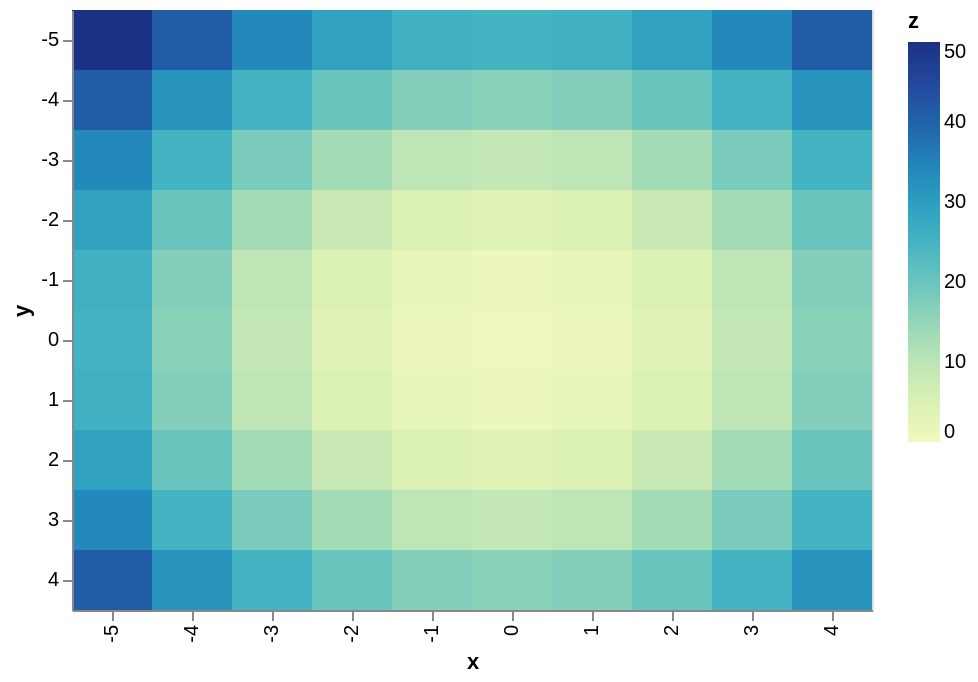

This figure's Vega-Lite source:
### Vega-Lite specification from a JSON file in a GitHub repository (floating-point values rounded to 4 significant figures)
{"config": {"view": {"height": 300, "width": 400}}, "encoding": {"y": {"title": "y", "field": "properties.y", "type": "ordinal"}, "x": {"title": "x", "field": "properties.x", "type": "ordinal"}, "color": {"title": "z", "field": "properties.z", "type": "quantitative"}}, "data": {"values": {"features": [{"properties": {"y": -5, "x": -5, "z": 50}, "geometry": {"coordinates": [125.6, 10.1], "type": "Point"}, "type": "Feature"}, {"properties": {"y": -5, "x": -4, "z": 41}, "geometry": {"coordinates": [125.6, 10.1], "type": "Point"}, "type": "Feature"}, {"properties": {"y": -5, "x": -3, "z": 34}, "geometry": {"coordinates": [125.6, 10.1], "type": "Point"}, "type": "Feature"}, {"properties": {"y": -5, "x": -2, "z": 29}, "geometry": {"coordinates": [125.6, 10.1], "type": "Point"}, "type": "Feature"}, {"properties": {"y": -5, "x": -1, "z": 26}, "geometry": {"coordinates": [125.6, 10.1], "type": "Point"}, "type": "Feature"}, {"properties": {"y": -5, "x": 0, "z": 25}, "geometry": {"coordinates": [125.6, 10.1], "type": "Point"}, "type": "Feature"}, {"properties": {"y": -5, "x": 1, "z": 26}, "geometry": {"coordinates": [125.6, 10.1], "type": "Point"}, "type": "Feature"}, {"properties": {"y": -5, "x": 2, "z": 29}, "geometry": {"coordinates": [125.6, 10.1], "type": "Point"}, "type": "Feature"}, {"properties": {"y": -5, "x": 3, "z": 34}, "geometry": {"coordinates": [125.6, 10.1], "type": "Point"}, "type": "Feature"}, {"properties": {"y": -5, "x": 4, "z": 41}, "geometry": {"coordinates": [125.6, 10.1], "type": "Point"}, "type": "Feature"}, {"properties": {"y": -4, "x": -5, "z": 41}, "geometry": {"coordinates": [125.6, 10.1], "type": "Point"}, "type": "Feature"}, {"properties": {"y": -4, "x": -4, "z": 32}, "geometry": {"coordinates": [125.6, 10.1], "type": "Point"}, "type": "Feature"}, {"properties": {"y": -4, "x": -3, "z": 25}, "geometry": {"coordinates": [125.6, 10.1], "type": "Point"}, "type": "Feature"}, {"properties": {"y": -4, "x": -2, "z": 20}, "geometry": {"coordinates": [125.6, 10.1], "type": "Point"}, "type": "Feature"}, {"properties": {"y": -4, "x": -1, "z": 17}, "geometry": {"coordinates": [125.6, 10.1], "type": "Point"}, "type": "Feature"}, {"properties": {"y": -4, "x": 0, "z": 16}, "geometry": {"coordinates": [125.6, 10.1], "type": "Point"}, "type": "Feature"}, {"properties": {"y": -4, "x": 1, "z": 17}, "geometry": {"coordinates": [125.6, 10.1], "type": "Point"}, "type": "Feature"}, {"properties": {"y": -4, "x": 2, "z": 20}, "geometry": {"coordinates": [125.6, 10.1], "type": "Point"}, "type": "Feature"}, {"properties": {"y": -4, "x": 3, "z": 25}, "geometry": {"coordinates": [125.6, 10.1], "type": "Point"}, "type": "Feature"}, {"properties": {"y": -4, "x": 4, "z": 32}, "geometry": {"coordinates": [125.6, 10.1], "type": "Point"}, "type": "Feature"}, {"properties": {"y": -3, "x": -5, "z": 34}, "geometry": {"coordinates": [125.6, 10.1], "type": "Point"}, "type": "Feature"}, {"properties": {"y": -3, "x": -4, "z": 25}, "geometry": {"coordinates": [125.6, 10.1], "type": "Point"}, "type": "Feature"}, {"properties": {"y": -3, "x": -3, "z": 18}, "geometry": {"coordinates": [125.6, 10.1], "type": "Point"}, "type": "Feature"}, {"properties": {"y": -3, "x": -2, "z": 13}, "geometry": {"coordinates": [125.6, 10.1], "type": "Point"}, "type": "Feature"}, {"properties": {"y": -3, "x": -1, "z": 10}, "geometry": {"coordinates": [125.6, 10.1], "type": "Point"}, "type": "Feature"}, {"properties": {"y": -3, "x": 0, "z": 9}, "geometry": {"coordinates": [125.6, 10.1], "type": "Point"}, "type": "Feature"}, {"properties": {"y": -3, "x": 1, "z": 10}, "geometry": {"coordinates": [125.6, 10.1], "type": "Point"}, "type": "Feature"}, {"properties": {"y": -3, "x": 2, "z": 13}, "geometry": {"coordinates": [125.6, 10.1], "type": "Point"}, "type": "Feature"}, {"properties": {"y": -3, "x": 3, "z": 18}, "geometry": {"coordinates": [125.6, 10.1], "type": "Point"}, "type": "Feature"}, {"properties": {"y": -3, "x": 4, "z": 25}, "geometry": {"coordinates": [125.6, 10.1], "type": "Point"}, "type": "Feature"}, {"properties": {"y": -2, "x": -5, "z": 29}, "geometry": {"coordinates": [125.6, 10.1], "type": "Point"}, "type": "Feature"}, {"properties": {"y": -2, "x": -4, "z": 20}, "geometry": {"coordinates": [125.6, 10.1], "type": "Point"}, "type": "Feature"}, {"properties": {"y": -2, "x": -3, "z": 13}, "geometry": {"coordinates": [125.6, 10.1], "type": "Point"}, "type": "Feature"}, {"properties": {"y": -2, "x": -2, "z": 8}, "geometry": {"coordinates": [125.6, 10.1], "type": "Point"}, "type": "Feature"}, {"properties": {"y": -2, "x": -1, "z": 5}, "geometry": {"coordinates": [125.6, 10.1], "type": "Point"}, "type": "Feature"}, {"properties": {"y": -2, "x": 0, "z": 4}, "geometry": {"coordinates": [125.6, 10.1], "type": "Point"}, "type": "Feature"}, {"properties": {"y": -2, "x": 1, "z": 5}, "geometry": {"coordinates": [125.6, 10.1], "type": "Point"}, "type": "Feature"}, {"properties": {"y": -2, "x": 2, "z": 8}, "geometry": {"coordinates": [125.6, 10.1], "type": "Point"}, "type": "Feature"}, {"properties": {"y": -2, "x": 3, "z": 13}, "geometry": {"coordinates": [125.6, 10.1], "type": "Point"}, "type": "Feature"}, {"properties": {"y": -2, "x": 4, "z": 20}, "geometry": {"coordinates": [125.6, 10.1], "type": "Point"}, "type": "Feature"}, {"properties": {"y": -1, "x": -5, "z": 26}, "geometry": {"coordinates": [125.6, 10.1], "type": "Point"}, "type": "Feature"}, {"properties": {"y": -1, "x": -4, "z": 17}, "geometry": {"coordinates": [125.6, 10.1], "type": "Point"}, "type": "Feature"}, {"properties": {"y": -1, "x": -3, "z": 10}, "geometry": {"coordinates": [125.6, 10.1], "type": "Point"}, "type": "Feature"}, {"properties": {"y": -1, "x": -2, "z": 5}, "geometry": {"coordinates": [125.6, 10.1], "type": "Point"}, "type": "Feature"}, {"properties": {"y": -1, "x": -1, "z": 2}, "geometry": {"coordinates": [125.6, 10.1], "type": "Point"}, "type": "Feature"}, {"properties": {"y": -1, "x": 0, "z": 1}, "geometry": {"coordinates": [125.6, 10.1], "type": "Point"}, "type": "Feature"}, {"properties": {"y": -1, "x": 1, "z": 2}, "geometry": {"coordinates": [125.6, 10.1], "type": "Point"}, "type": "Feature"}, {"properties": {"y": -1, "x": 2, "z": 5}, "geometry": {"coordinates": [125.6, 10.1], "type": "Point"}, "type": "Feature"}, {"properties": {"y": -1, "x": 3, "z": 10}, "geometry": {"coordinates": [125.6, 10.1], "type": "Point"}, "type": "Feature"}, {"properties": {"y": -1, "x": 4, "z": 17}, "geometry": {"coordinates": [125.6, 10.1], "type": "Point"}, "type": "Feature"}, {"properties": {"y": 0, "x": -5, "z": 25}, "geometry": {"coordinates": [125.6, 10.1], "type": "Point"}, "type": "Feature"}, {"properties": {"y": 0, "x": -4, "z": 16}, "geometry": {"coordinates": [125.6, 10.1], "type": "Point"}, "type": "Feature"}, {"properties": {"y": 0, "x": -3, "z": 9}, "geometry": {"coordinates": [125.6, 10.1], "type": "Point"}, "type": "Feature"}, {"properties": {"y": 0, "x": -2, "z": 4}, "geometry": {"coordinates": [125.6, 10.1], "type": "Point"}, "type": "Feature"}, {"properties": {"y": 0, "x": -1, "z": 1}, "geometry": {"coordinates": [125.6, 10.1], "type": "Point"}, "type": "Feature"}, {"properties": {"y": 0, "x": 0, "z": 0}, "geometry": {"coordinates": [125.6, 10.1], "type": "Point"}, "type": "Feature"}, {"properties": {"y": 0, "x": 1, "z": 1}, "geometry": {"coordinates": [125.6, 10.1], "type": "Point"}, "type": "Feature"}, {"properties": {"y": 0, "x": 2, "z": 4}, "geometry": {"coordinates": [125.6, 10.1], "type": "Point"}, "type": "Feature"}, {"properties": {"y": 0, "x": 3, "z": 9}, "geometry": {"coordinates": [125.6, 10.1], "type": "Point"}, "type": "Feature"}, {"properties": {"y": 0, "x": 4, "z": 16}, "geometry": {"coordinates": [125.6, 10.1], "type": "Point"}, "type": "Feature"}, {"properties": {"y": 1, "x": -5, "z": 26}, "geometry": {"coordinates": [125.6, 10.1], "type": "Point"}, "type": "Feature"}, {"properties": {"y": 1, "x": -4, "z": 17}, "geometry": {"coordinates": [125.6, 10.1], "type": "Point"}, "type": "Feature"}, {"properties": {"y": 1, "x": -3, "z": 10}, "geometry": {"coordinates": [125.6, 10.1], "type": "Point"}, "type": "Feature"}, {"properties": {"y": 1, "x": -2, "z": 5}, "geometry": {"coordinates": [125.6, 10.1], "type": "Point"}, "type": "Feature"}, {"properties": {"y": 1, "x": -1, "z": 2}, "geometry": {"coordinates": [125.6, 10.1], "type": "Point"}, "type": "Feature"}, {"properties": {"y": 1, "x": 0, "z": 1}, "geometry": {"coordinates": [125.6, 10.1], "type": "Point"}, "type": "Feature"}, {"properties": {"y": 1, "x": 1, "z": 2}, "geometry": {"coordinates": [125.6, 10.1], "type": "Point"}, "type": "Feature"}, {"properties": {"y": 1, "x": 2, "z": 5}, "geometry": {"coordinates": [125.6, 10.1], "type": "Point"}, "type": "Feature"}, {"properties": {"y": 1, "x": 3, "z": 10}, "geometry": {"coordinates": [125.6, 10.1], "type": "Point"}, "type": "Feature"}, {"properties": {"y": 1, "x": 4, "z": 17}, "geometry": {"coordinates": [125.6, 10.1], "type": "Point"}, "type": "Feature"}, {"properties": {"y": 2, "x": -5, "z": 29}, "geometry": {"coordinates": [125.6, 10.1], "type": "Point"}, "type": "Feature"}, {"properties": {"y": 2, "x": -4, "z": 20}, "geometry": {"coordinates": [125.6, 10.1], "type": "Point"}, "type": "Feature"}, {"properties": {"y": 2, "x": -3, "z": 13}, "geometry": {"coordinates": [125.6, 10.1], "type": "Point"}, "type": "Feature"}, {"properties": {"y": 2, "x": -2, "z": 8}, "geometry": {"coordinates": [125.6, 10.1], "type": "Point"}, "type": "Feature"}, {"properties": {"y": 2, "x": -1, "z": 5}, "geometry": {"coordinates": [125.6, 10.1], "type": "Point"}, "type": "Feature"}, {"properties": {"y": 2, "x": 0, "z": 4}, "geometry": {"coordinates": [125.6, 10.1], "type": "Point"}, "type": "Feature"}, {"properties": {"y": 2, "x": 1, "z": 5}, "geometry": {"coordinates": [125.6, 10.1], "type": "Point"}, "type": "Feature"}, {"properties": {"y": 2, "x": 2, "z": 8}, "geometry": {"coordinates": [125.6, 10.1], "type": "Point"}, "type": "Feature"}, {"properties": {"y": 2, "x": 3, "z": 13}, "geometry": {"coordinates": [125.6, 10.1], "type": "Point"}, "type": "Feature"}, {"properties": {"y": 2, "x": 4, "z": 20}, "geometry": {"coordinates": [125.6, 10.1], "type": "Point"}, "type": "Feature"}, {"properties": {"y": 3, "x": -5, "z": 34}, "geometry": {"coordinates": [125.6, 10.1], "type": "Point"}, "type": "Feature"}, {"properties": {"y": 3, "x": -4, "z": 25}, "geometry": {"coordinates": [125.6, 10.1], "type": "Point"}, "type": "Feature"}, {"properties": {"y": 3, "x": -3, "z": 18}, "geometry": {"coordinates": [125.6, 10.1], "type": "Point"}, "type": "Feature"}, {"properties": {"y": 3, "x": -2, "z": 13}, "geometry": {"coordinates": [125.6, 10.1], "type": "Point"}, "type": "Feature"}, {"properties": {"y": 3, "x": -1, "z": 10}, "geometry": {"coordinates": [125.6, 10.1], "type": "Point"}, "type": "Feature"}, {"properties": {"y": 3, "x": 0, "z": 9}, "geometry": {"coordinates": [125.6, 10.1], "type": "Point"}, "type": "Feature"}, {"properties": {"y": 3, "x": 1, "z": 10}, "geometry": {"coordinates": [125.6, 10.1], "type": "Point"}, "type": "Feature"}, {"properties": {"y": 3, "x": 2, "z": 13}, "geometry": {"coordinates": [125.6, 10.1], "type": "Point"}, "type": "Feature"}, {"properties": {"y": 3, "x": 3, "z": 18}, "geometry": {"coordinates": [125.6, 10.1], "type": "Point"}, "type": "Feature"}, {"properties": {"y": 3, "x": 4, "z": 25}, "geometry": {"coordinates": [125.6, 10.1], "type": "Point"}, "type": "Feature"}, {"properties": {"y": 4, "x": -5, "z": 41}, "geometry": {"coordinates": [125.6, 10.1], "type": "Point"}, "type": "Feature"}, {"properties": {"y": 4, "x": -4, "z": 32}, "geometry": {"coordinates": [125.6, 10.1], "type": "Point"}, "type": "Feature"}, {"properties": {"y": 4, "x": -3, "z": 25}, "geometry": {"coordinates": [125.6, 10.1], "type": "Point"}, "type": "Feature"}, {"properties": {"y": 4, "x": -2, "z": 20}, "geometry": {"coordinates": [125.6, 10.1], "type": "Point"}, "type": "Feature"}, {"properties": {"y": 4, "x": -1, "z": 17}, "geometry": {"coordinates": [125.6, 10.1], "type": "Point"}, "type": "Feature"}, {"properties": {"y": 4, "x": 0, "z": 16}, "geometry": {"coordinates": [125.6, 10.1], "type": "Point"}, "type": "Feature"}, {"properties": {"y": 4, "x": 1, "z": 17}, "geometry": {"coordinates": [125.6, 10.1], "type": "Point"}, "type": "Feature"}, {"properties": {"y": 4, "x": 2, "z": 20}, "geometry": {"coordinates": [125.6, 10.1], "type": "Point"}, "type": "Feature"}, {"properties": {"y": 4, "x": 3, "z": 25}, "geometry": {"coordinates": [125.6, 10.1], "type": "Point"}, "type": "Feature"}, {"properties": {"y": 4, "x": 4, "z": 32}, "geometry": {"coordinates": [125.6, 10.1], "type": "Point"}, "type": "Feature"}], "type": "FeatureCollection"}, "format": {"type": "json", "property": "features"}}, "mark": "rect", "$schema": "https://vega.github.io/schema/vega-lite/v2.4.1.json"}
